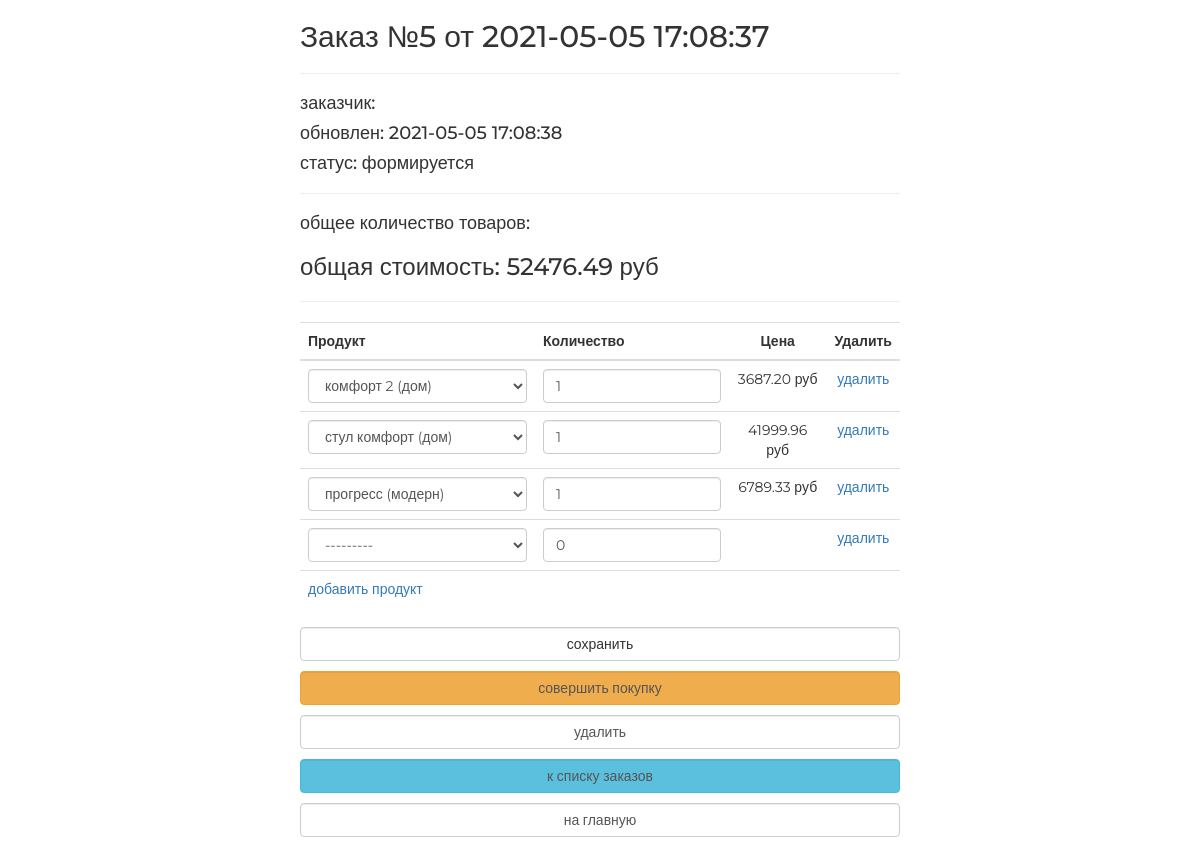
/order/update/5/, run on an earlier commit of the app's database.
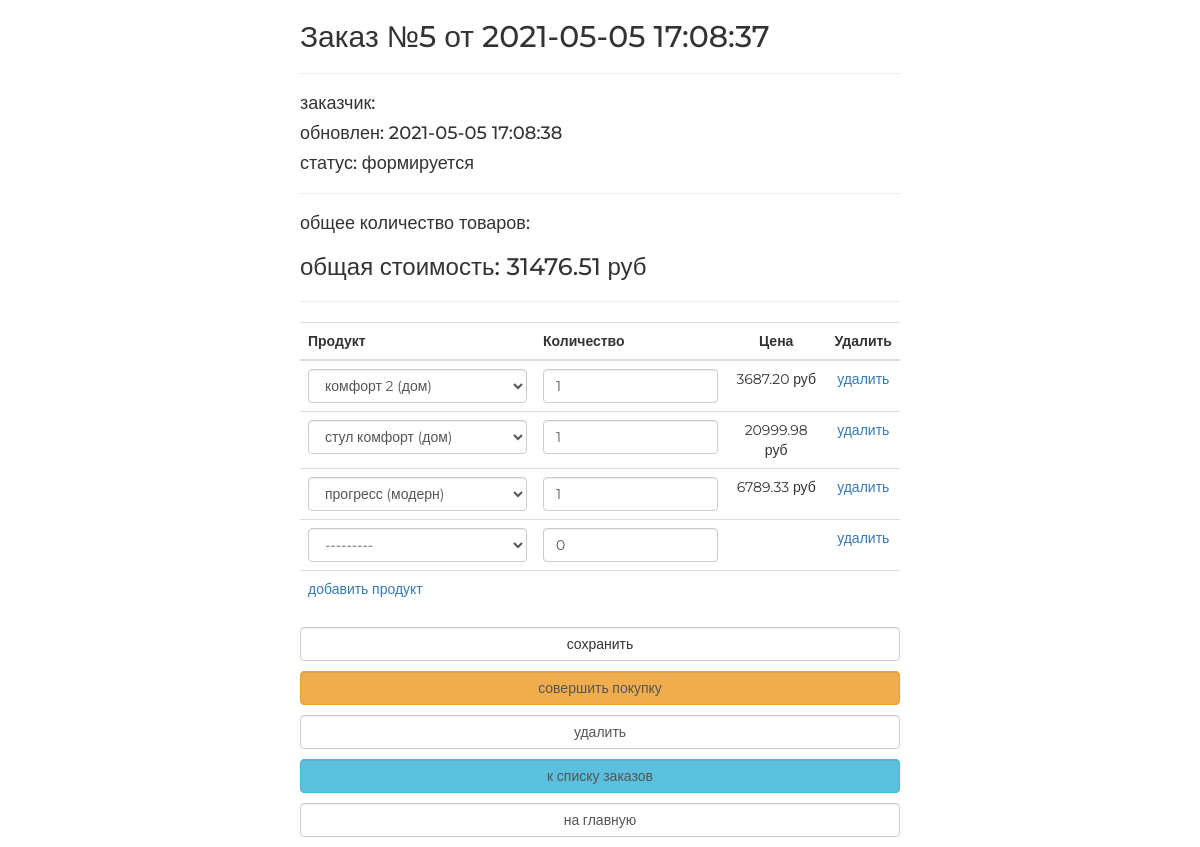
And on a later commit of the database.
### mainapp/models.py (models this page shows)
class Product(models.Model):
    category = models.ForeignKey(ProductCategory, on_delete=models.CASCADE)
    name = models.CharField(max_length=128, verbose_name='имя')
    image = models.ImageField(upload_to='products_images', blank=True)
    short_desc = models.CharField(max_length=64, verbose_name='краткое описание', blank=True)
    description = models.TextField(blank=True, verbose_name='описание')
    price = models.DecimalField(verbose_name='цена', max_digits=8, decimal_places=2, default=0)
    quantity = models.PositiveSmallIntegerField(verbose_name='количество на складе', default=0)
    is_active = models.BooleanField(db_index=True, verbose_name='активность', default=True)
    def __str__(self):
        return f'{self.name} ({self.category.name})'
    @staticmethod
    def get_items():
        return Product.objects.filter(is_active=True).order_by('category', 'name')

### ordersapp/views.py (the view, shortened to what this page needs)
# urls.py: path('update/<int:pk>/', ordersapp.OrderUpdateView.as_view(), name='orders_update'),
class OrderUpdateView(UpdateView):
    model = Order
    success_url = reverse_lazy('ordersapp:orders_list')
    fields = []
    def get_context_data(self, **kwargs):
        data = super().get_context_data(**kwargs)
        OrderFormSet = inlineformset_factory(Order, OrderItem, form=OrderItemForm, extra=1)
        if self.request.POST:
            formset = OrderFormSet(self.request.POST, instance=self.object)
        else:
            formset = OrderFormSet(instance=self.object)
            for form in formset.forms:
                if form.instance.pk:
                    form.initial['price'] = form.instance.product.price
        data['orderitems'] = formset
        return data

### mainapp/context_processors.py (called while the page is built)
def basket(request):
    basket_list = []
    if request.user.is_authenticated:
        basket_list = Basket.get_items(request.user)
    return {
        'basket': basket_list
    }

### ordersapp/models.py (called while the page is built)
    def get_summary(self):
        items = self.orderitems.select_related()
        return {
            'total_cost': sum(list(map(lambda x: x.quantity * x.product.price, items))),
            'total_quantity': sum(list(map(lambda x: x.quantity, items)))
        }

### ordersapp/templates/ordersapp/order_form.html (shortened to what this page needs)
{% extends 'ordersapp/base.html' %}
{% load static %}
{% load cache %}
{% block content %}
    {% include 'ordersapp/includes/inc_order_summary.html' %}
    <div class="order_form">
        <form action="" method="post">
            <table class="table">
                {% for form in orderitems.forms %}
                    {% if forloop.first %}
                        <thead>
                        <tr>
                            {% for field in form.visible_fields %}
                                <th class="{% cycle 'td1' 'td2' 'td3' 'td4' %} order formset_td">
                                    {{ field.label|capfirst }}
                                </th>
                            {% endfor %}
                        </tr>
                        </thead>
                    {% endif %}
                    <tr class="formset_row">
                        {% for field in form.visible_fields %}
                            <td class="{% cycle 'td1' 'td2' 'td3' 'td4' %} order formset_td">
                                {% if field.name != 'price' %}
                                    {% if field.name == 'product' %}
                                        {% cache 3600 orderitemform_product field.value %}
                                            {{ field }}
                                        {% endcache %}
                                    {% else %}
                                        {{ field }}
                                    {% endif %}
                                {% else %}
                                    {% if field.value %}
                                        <span class="orderitems-{{ forloop.parentloop.counter0 }}-price">
                                            {{ field.value }}
                                        </span> руб
                                    {% endif %}
                                {% endif %}
                            </td>
                        {% endfor %}
                    </tr>
                {% endfor %}
            </table>
            <button type="submit" value="сохранить" class="btn btn-default btn-round form-control last">сохранить
            </button>
            {% include 'ordersapp/includes/inc_order_actions.html' %}
        </form>
    </div>
{% endblock %}

### ordersapp/templates/ordersapp/includes/inc_order_summary.html (shortened to what this page needs)
{% if object %}
    <div class="h2">Заказ №{{ object.pk }} от {{ object.created|date:"Y-m-d H:i:s" }}</div>
    <hr>
    <div class="h4">заказчик: {{ user.last_name }} {{ user.first_name }} </div>
    <div class="h4">обновлен: {{ object.updated|date:"Y-m-d H:i:s" }}</div>
    <div class="h4">статус: {{ object.get_status_display }}</div>
    <hr>
    {% with object_summary=object.get_summary %}
        <div class="h4">
            общее количество товаров:
        </div>
        <div class="h3">
            общая стоимость:
            <span class="order_total_cost">{{ object_summary.total_cost }}</span> руб
        </div>
    {% endwith %}
{% endif %}
<hr>

What changed in the data, as far as the page shows it:
changed Product (number 2 of 3 on the later page): price 42000 → 21000 (drawn)
Also different on the page:
{{ object_summary.total_cost }}: "52476.49" → "31476.51"
list line gone: "41999.96"
new list line: "20999.98"
list line gone: "руб"
new list line: "руб"
